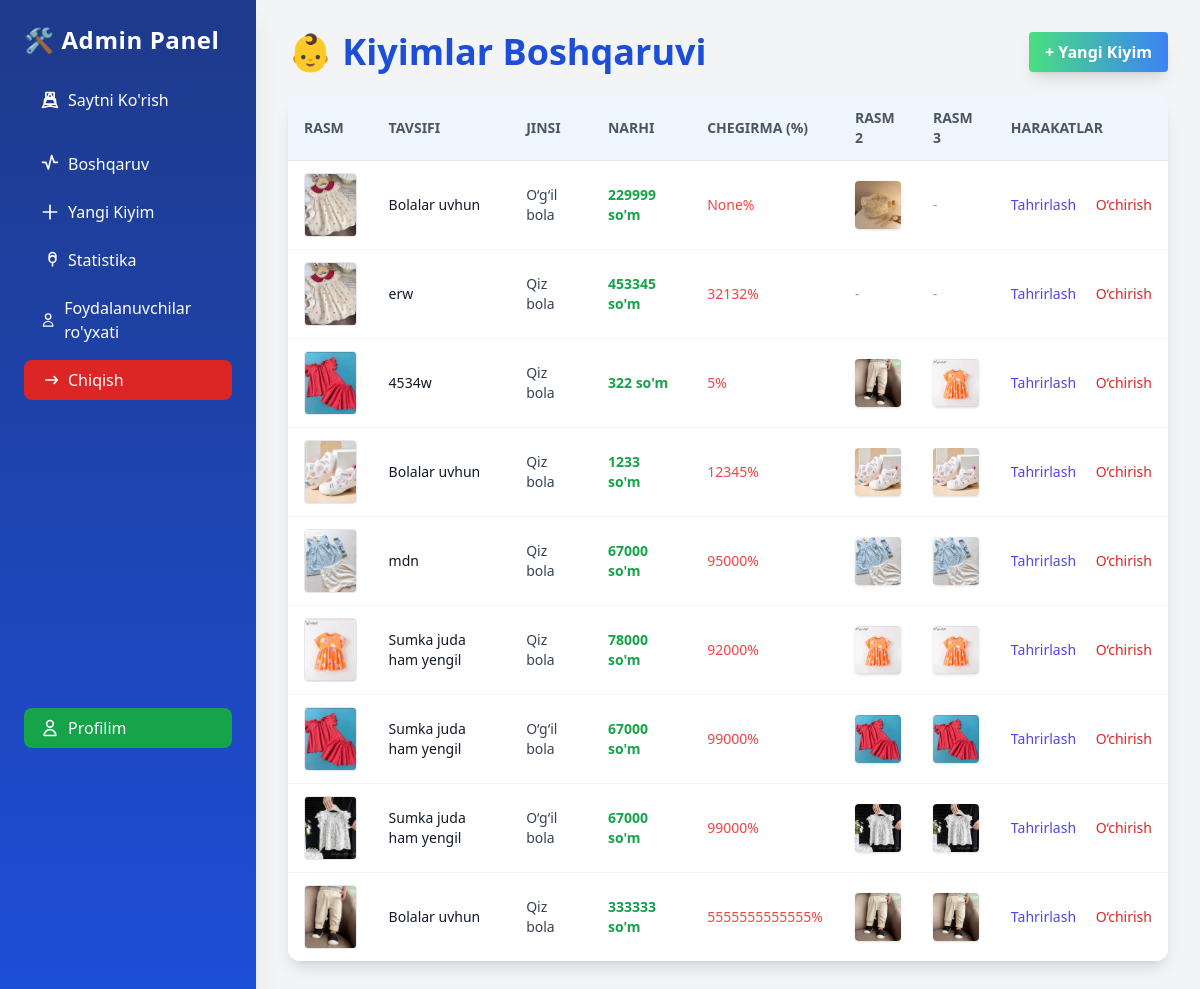
Page /admin-panel/ (signed in) on the committed database.
### base/models.py (models this page shows, shortened)
class Main_Kiyim(models.Model):
    YOSH_CHOICES = [
        ('1', '1 oylik'),
        ('2', '2 oylik'),
        ('3', '3 oylik'),
        ('4', '4 oylik'),
        ('5', '5 oylik'),
        ('6', '6 oylik'),
        ('7', '7 oylik'),
        ('8', '8 oylik'),
        ('9', '9 oylik'),
        ('9', '9 oylik'),
        ('10', '10 oylik'),             # ✅ Qo‘shildi
        ('11', '11 oylik'),             # ✅ Qo‘shildi
        ('12', '12 oylik'),             # ✅ Qo‘shildi
        ('13', '1 yosh'),               # ✅
        ('14', '2 yosh'),               # ✅
        ('15', '3 yosh'),
        ('16', '4 yosh'),
    ]
    yoshi = models.CharField(
        max_length=2,
        choices=YOSH_CHOICES,
        blank=True,
        null=True,
        verbose_name="Bolalar yoshi"
    )
    GENDER_CHOICES = [
        ('qiz', 'Qiz bola'),
        ('ogil', 'O‘g‘il bola'),
    ]
    jinsi = models.CharField(
        max_length=5,
        choices=GENDER_CHOICES,
        default='qiz',
        verbose_name="Jinsi",
        help_text="Qiz bola yoki o‘g‘il bola uchun"
    )
    BALAND_CHOICES = [
    ('40', '40 sm'),
    ('45', '45 sm'),
    ('50', '50 sm'),
    ('55', '55 sm'),
    ('60', '60 sm'),
    ('65', '65 sm'),
    ('70', '70 sm'),
]
    KG_CHOICES = [
    ('2', '2 kg'),
    ('2.5', '2.5 kg'),
    ('3', '3 kg'),
    ('3.5', '3.5 kg'),
    ('4', '4 kg'),
    ('4.5', '4.5 kg'),
    ('5', '5 kg'),
    ]
    pre_balandligi = models.CharField("PRE balandligi", max_length=50,     choices=BALAND_CHOICES, blank=True, null=True)
    pre_kilogrami = models.CharField("PRE kilogrami", max_length=50, choices=KG_CHOICES,    blank=True, null=True)
    nb_balandligi = models.CharField("NB balandligi", max_length=50, choices=BALAND_CHOICES,    blank=True, null=True)
    nb_kilogrami = models.CharField("NB kilogrami", max_length=50, choices=KG_CHOICES,  blank=True, null=True)
    m3_balandligi = models.CharField("3M balandligi", max_length=50, choices=BALAND_CHOICES,    blank=True, null=True)
    m3_kilogrami = models.CharField("3M kilogrami", max_length=50, choices=KG_CHOICES,  blank=True, null=True)
    m6_balandligi = models.CharField("6M balandligi", max_length=50, choices=BALAND_CHOICES,    blank=True, null=True)
    m6_kilogrami = models.CharField("6M kilogrami", max_length=50, choices=KG_CHOICES,  blank=True, null=True)
    m9_balandligi = models.CharField("9M balandligi", max_length=50, choices=BALAND_CHOICES,    blank=True, null=True)
    m9_kilogrami = models.CharField("9M kilogrami", max_length=50, choices=KG_CHOICES,  blank=True, null=True)
    main_img = models.ImageField(upload_to='kiyimlar/', blank=True, null=True)
    birinchi_img = models.ImageField(upload_to='kiyimlar/', blank=True, null=True)
    ikkinchi_img = models.ImageField(upload_to='kiyimlar/', blank=True, null=True)
    uchinchi_img = models.ImageField(upload_to='kiyimlar/', blank=True, null=True)
    tortinchi_img = models.ImageField(upload_to='kiyimlar/', blank=True, null=True)
    beshinchi_img = models.ImageField(upload_to='kiyimlar/', blank=True, null=True)
    oltinchi_img = models.ImageField(upload_to='kiyimlar/', blank=True, null=True)
    tavsifi = models.CharField(max_length=100)
    narhi = models.PositiveIntegerField()
    skidkasi = models.PositiveIntegerField(
    blank=True,
    null=True,
    verbose_name="Chegirma (%)",
    help_text="Chegirma foizi, agar yo'q bo‘lsa bo‘sh qoldiring"
    )
    kiyim_haqida = models.TextField(null=True, blank=True)
    birinchi_xususiyati = models.CharField(max_length=50, null=True, blank=True)
    ikkinchi_xususiyati = models.CharField(max_length=50, null=True, blank=True)
    uchunchi_xususiyati = models.CharField(max_length=50, null=True, blank=True)
    tortinchi_xususiyati = models.CharField(max_length=50, null=True, blank=True)
    beshinchi_xususiyati = models.CharField(max_length=50, null=True, blank=True)
    oltinchi_xususiyati = models.CharField(max_length=50, null=True, blank=True)
    class Meta:
        verbose_name = "Asosiy kiyim"
        verbose_name_plural = "Asosiy kiyimlar"
        ordering = ['-id']

### controlpanel/views.py (the view)
# urls.py: path('', views.dashboard, name='dashboard'),
@login_required
def dashboard(request):
    if not request.user.is_staff:
        return redirect('home')
    kiyimlar = Main_Kiyim.objects.all()
    profile = Profile.objects.all()
    return render(request, 'dashboard.html', {'products': kiyimlar, 'profile': profile})

### controlpanel/templates/dashboard.html (shortened to what this page needs)
{% extends 'admin_base.html' %}
{% block content %}
<div class="flex items-center justify-between mb-6">
  <h1 class="text-4xl font-extrabold text-blue-700">👶 Kiyimlar Boshqaruvi</h1>
  <a href="{% url 'controlpanel:product_add' %}" class="bg-gradient-to-r from-green-400 to-blue-500 hover:from-green-500 hover:to-blue-600 text-white font-semibold py-2 px-4 rounded shadow-lg">+ Yangi Kiyim</a>
</div>
<div class="overflow-x-auto bg-white rounded-xl shadow-lg">
  <table class="min-w-full divide-y divide-gray-200 text-sm">
    <thead class="bg-blue-50">
      <tr>
        <th class="px-4 py-3 text-left font-semibold text-gray-600 uppercase">Rasm</th>
        <th class="px-4 py-3 text-left font-semibold text-gray-600 uppercase">Tavsifi</th>
        <th class="px-4 py-3 text-left font-semibold text-gray-600 uppercase">Jinsi</th>
        <th class="px-4 py-3 text-left font-semibold text-gray-600 uppercase">Narhi</th>
        <th class="px-4 py-3 text-left font-semibold text-gray-600 uppercase">Chegirma (%)</th>
        <th class="px-4 py-3 text-left font-semibold text-gray-600 uppercase">Rasm 2</th>
        <th class="px-4 py-3 text-left font-semibold text-gray-600 uppercase">Rasm 3</th>
        <th class="px-4 py-3 text-left font-semibold text-gray-600 uppercase">Harakatlar</th>
      </tr>
    </thead>
    <tbody class="bg-white divide-y divide-gray-100">
      {% for product in products %}
      <tr class="hover:bg-blue-50">
        <td class="px-4 py-3">
          {% if product.main_img %}
            <img src="{{ product.main_img.url }}" alt="main" class="w-16 h-16 object-cover rounded border hover:scale-105 transition-transform duration-200 cursor-pointer" onclick="openModal('{{ product.main_img.url }}')" title="Asosiy rasm" />
          {% else %}<span class="text-gray-400 italic">-</span>{% endif %}
        </td>
        <td class="px-4 py-3 text-gray-900">{{ product.tavsifi }}</td>
        <td class="px-4 py-3 text-gray-700">{{ product.get_jinsi_display }}</td>
        <td class="px-4 py-3 text-green-600 font-bold">{{ product.narhi }} so'm</td>
        <td class="px-4 py-3 text-red-500">{{ product.skidkasi }}%</td>
        <td class="px-4 py-3">
          {% if product.birinchi_img %}
            <img src="{{ product.birinchi_img.url }}" alt="1-img" class="w-12 h-12 object-cover rounded shadow cursor-pointer" onclick="openModal('{{ product.birinchi_img.url }}')" title="1-rasm" />
          {% else %}<span class="text-gray-400 italic">-</span>{% endif %}
        </td>
        <td class="px-4 py-3">
          {% if product.ikkinchi_img %}
            <img src="{{ product.ikkinchi_img.url }}" alt="2-img" class="w-12 h-12 object-cover rounded shadow cursor-pointer" onclick="openModal('{{ product.ikkinchi_img.url }}')" title="2-rasm" />
          {% else %}<span class="text-gray-400 italic">-</span>{% endif %}
        </td>
        <td class="px-4 py-3 whitespace-nowrap">
          <a href="{% url 'controlpanel:product_edit' product.pk %}" class="text-indigo-600 hover:underline">Tahrirlash</a>
          <a href="{% url 'controlpanel:product_delete' product.pk %}" class="text-red-600 hover:underline ml-4">O‘chirish</a>
        </td>
      </tr>
      {% empty %}
      <tr>
        <td colspan="8" class="px-6 py-4 text-center text-gray-400">Hech qanday kiyim yo‘q.</td>
      </tr>
      {% endfor %}
    </tbody>
  </table>
</div>
{% endblock %}

### rows in the picture
Main_Kiyim: main_img (picture), tavsifi "Bolalar uvhun", jinsi "O‘g‘il bola", narhi "229999", skidkasi "None", birinchi_img (picture)
Main_Kiyim: main_img (picture), tavsifi "erw", jinsi "Qiz bola", narhi "453345", skidkasi "32132"
Main_Kiyim: main_img (picture), tavsifi "4534w", jinsi "Qiz bola", narhi "322", skidkasi "5", birinchi_img (picture), ikkinchi_img (picture)
Main_Kiyim: main_img (picture), tavsifi "Bolalar uvhun", jinsi "Qiz bola", narhi "1233", skidkasi "12345", birinchi_img (picture), ikkinchi_img (picture)
Main_Kiyim: main_img (picture), tavsifi "mdn", jinsi "Qiz bola", narhi "67000", skidkasi "95000", birinchi_img (picture), ikkinchi_img (picture)
Main_Kiyim: main_img (picture), tavsifi "Sumka juda ham yengil", jinsi "Qiz bola", narhi "78000", skidkasi "92000", birinchi_img (picture), ikkinchi_img (picture)
Main_Kiyim: main_img (picture), tavsifi "Sumka juda ham yengil", jinsi "O‘g‘il bola", narhi "67000", skidkasi "99000", birinchi_img (picture), ikkinchi_img (picture)
Main_Kiyim: main_img (picture), tavsifi "Sumka juda ham yengil", jinsi "O‘g‘il bola", narhi "67000", skidkasi "99000", birinchi_img (picture), ikkinchi_img (picture)
Main_Kiyim: main_img (picture), tavsifi "Bolalar uvhun", jinsi "Qiz bola", narhi "333333", skidkasi "5555555555555", birinchi_img (picture), ikkinchi_img (picture)
